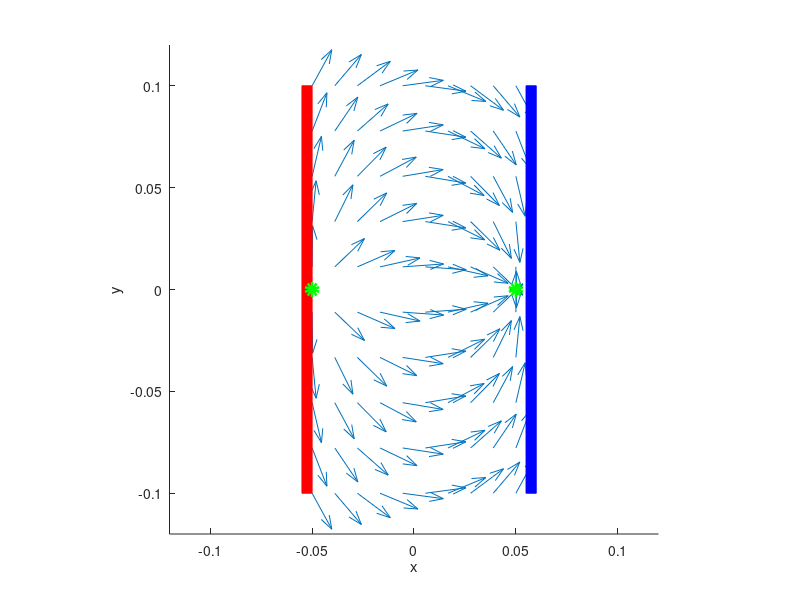

Reproduce this figure in MATLAB.
% Entregable 1 con 2 cargas en 2D

% Propiedades de la lamina (+)
ALp = 0.005; % ancho en centimetros
PxLP = -0.05 - ALp; % posicion en x
PyLP = -0.1 ; % posicion en y
lLP = 0.2; % largo en centimetros

% Propiedades de la lamina (-)
ALn = 0.005;% mismo ancho
PxLN = 0.05 + ALn; % posicion en x
PyLN = -0.1; % posicion en y 
lLN = 0.2; % largo 

xl = linspace(-0.05,0.05,10);  % Valores de x que vamos a evaluar
yl = linspace(-0.1,0.1,10);  % Valores de y que vamos a evaluar
[x, y] = meshgrid(xl, yl);   % Retícula de puntos

%PROPIEDADES DEL CAMPO ELÉCTRICO
Q = 1e-6; %Carga (+)
q = Q;
eps0 = 8.854e-12; %Constante dieléctrica
A = ALp * lLP; % Area de la lamina positiva

% Propiedades para los vectores
Px = x;
Py = y;

% Campo Q1
rx = x -(-0.05);
ry = y - 0;
r = sqrt(rx.^2 + ry.^2); % distancia de la particula (magnitud)
Ex1 = ((q / 4*pi*eps0) * rx) ./ r.^3;
Ey1 = ((q / 4*pi*eps0) * ry) ./ r.^3;


% Campo Q2
rx = x -(0.05);
ry = y - 0;
r = sqrt(rx.^2 + ry.^2); % distancia de la particula (magnitud)
Ex2 = ((-q / 4*pi*eps0) * rx) ./ r.^3;
Ey2 = ((-q / 4*pi*eps0) * ry) ./ r.^3;


%COMPONENTES DE LOS VECTORES
Ex = Ex1 + Ex2;
Ey = Ey1 + Ey2;

E = sqrt(Ex.^2 + Ey .^2);


figure();
hold on 

% Grafica función vectorial
h = quiver(x, y, Ex./E, Ey./E);

LP = rectangle('Position',[PxLP,PyLP,ALp,lLP],'FaceColor','r','EdgeColor','r'); 
LN = rectangle('Position',[PxLN,PyLN,ALn,lLN],'FaceColor','b','EdgeColor','b');
scatter(-0.05,0,'g','linewidth',5)
scatter(0.05,0,'g','linewidth',5);

axis equal
xlabel('x')
ylabel('y')

     %       x        y
axis([-0.12 0.12 -0.12 0.12]); %ampliar la vista

hold off 